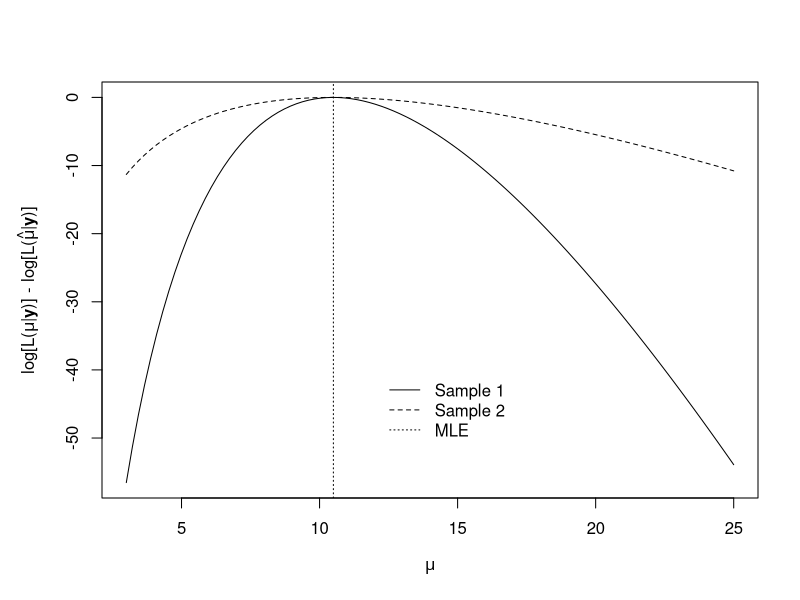

Write the R code that produced this figure.
######################################################################
# NAME:  Tom Loughin                                                 #
# DATE:  1-26-11                                                     #
# UPDATE:                                                            #
# Purpose: Compute and plot the likelihood function                  #
#                                                                    #
# NOTES:                                                             #
#                                                                    #
######################################################################

#########################
# Sample #1

  y1<-c(3,5,6,6,7,10,13,15,18,22) 
  n1<-length(y1)  # Sample size
  mle1 <- sum(y1)/n1
  mle1
  maxlik1 <- -n1*mle1 + log(mle1)*sum(y1) - sum(lfactorial(y1))  # log(L) = -n*mu +log(mu)*sum(y_i) - sum(log(y_i !)) evaluated at MLE (mu^)
  maxlik1  # Maximum possible value of log likelihood
  # curve(expr=-n1*x + log(x)*sumy1 - sumlfac1, from=3, to=25, xlab=expression(mu),ylab="Log Likelihood")
  
  mle1^2/sum(y1)  # Var^(mu^)

#########################
# Sample #2

  y2 <- c(9,12)
  n2<-length(y2)
  
  # Example of evaluating log(L)
  mu <- c(1:25)
  loglik2 <- -n2*mu + log(mu)*sum(y2) - sum(lfactorial(y2)) # log(L) = -n*mu +log(mu)*sum(y_i) - sum(log(y_i !)) 
  data.frame(mu,loglik2)
 
  mle2 <- sum(y2)/n2
  mle2
  maxlik2 <- -n2*mle2 + log(mle2)*sum(y2) - sum(lfactorial(y2)) 
  maxlik2  # Maximum possible value of log likelihood

  mle2^2/sum(y2)  # Var^(mu^)

#########################
# Plot 

  x11(width = 7, height = 6, pointsize = 12)
  # pdf(file = "c:\\figures\\FigureB.2BW.pdf", width = 7, height = 6, colormodel = "cmyk")   # Create plot for book
  par(mar = c(5, 5, 4, 2) + 0.1)  # Make sure left margin does not cut off ^ on mu
  curve(expr=-n1*x + log(x)*sum(y1) - sum(lfactorial(y1)) - maxlik1, from=3, to=25, xlab=expression(mu),
    ylab = expression(paste("log[L(", mu, "|", bold(y), ")", "]", " - " , "log[L(", hat(mu), "|", bold(y), ")", "]")))
  curve(expr=-n2*x + log(x)*sum(y2) - sum(lfactorial(y2)) - maxlik2, add=TRUE, lty="dashed")
  legend(x=12, y=-40, legend=c("Sample 1", "Sample 2", "MLE"), lty=c("solid", "dashed", "dotted"), bty="n")
  abline(v=mle1, lty="dotted")  # MLE for both samples
  # dev.off()  # Create plot for book
